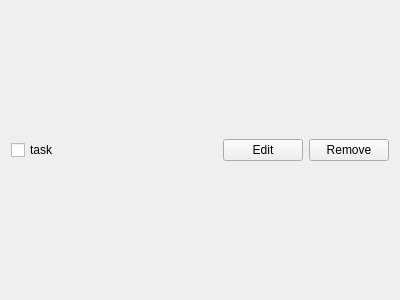
<?xml version="1.0" encoding="UTF-8"?>
<ui version="4.0">
 <class>Task</class>
 <widget class="QWidget" name="Task">
  <property name="geometry">
   <rect>
    <x>0</x>
    <y>0</y>
    <width>400</width>
    <height>300</height>
   </rect>
  </property>
  <property name="windowTitle">
   <string>Form</string>
  </property>
  <layout class="QHBoxLayout" name="horizontalLayout">
   <item>
    <widget class="QCheckBox" name="taskCheckBox">
     <property name="text">
      <string>task</string>
     </property>
    </widget>
   </item>
   <item>
    <spacer name="horizontalSpacer">
     <property name="orientation">
      <enum>Qt::Horizontal</enum>
     </property>
     <property name="sizeHint" stdset="0">
      <size>
       <width>40</width>
       <height>20</height>
      </size>
     </property>
    </spacer>
   </item>
   <item>
    <widget class="QPushButton" name="editTask">
     <property name="text">
      <string>Edit</string>
     </property>
    </widget>
   </item>
   <item>
    <widget class="QPushButton" name="removePushButton">
     <property name="text">
      <string>Remove</string>
     </property>
    </widget>
   </item>
  </layout>
 </widget>
 <resources/>
 <connections/>
</ui>
